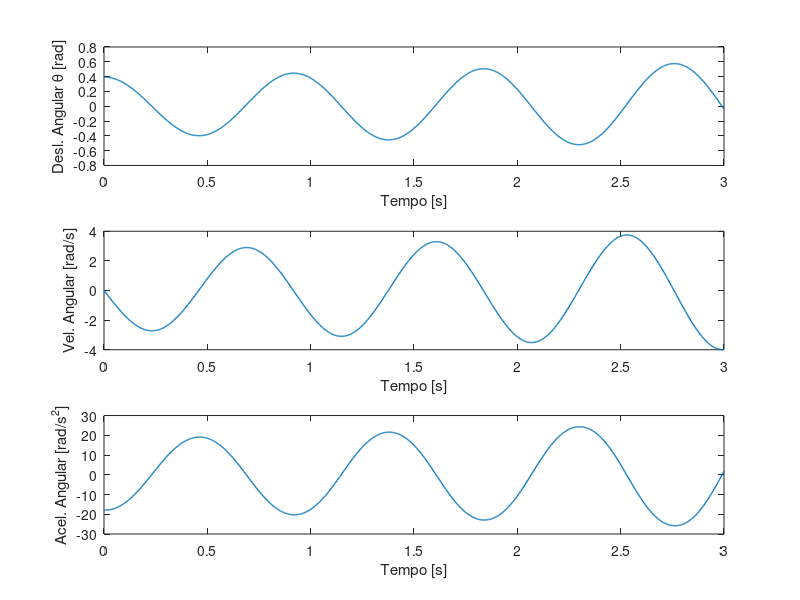
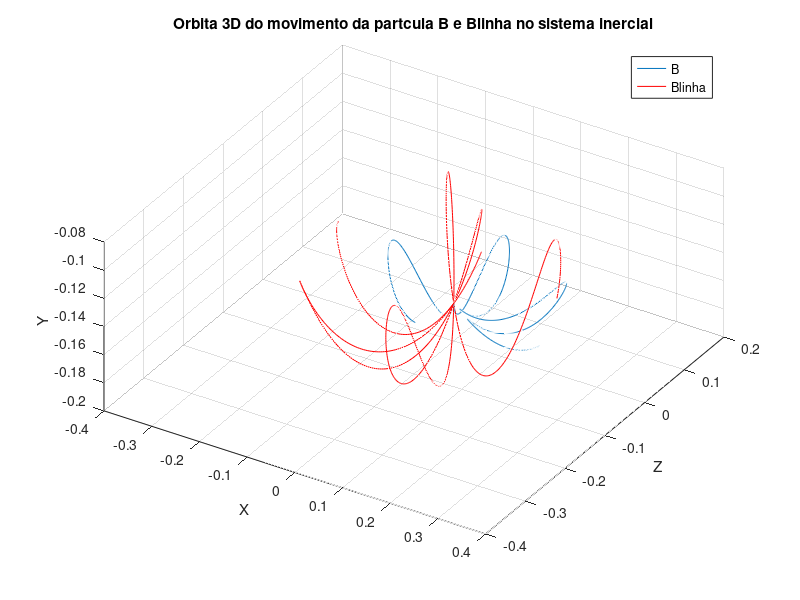

Recreate these plots in MATLAB, in order.
%%%%%%%%%%%%%%%%%%%%%%%%%%%%%%%%%%%%%%%%%%%%%%%%%%%%%%%%%%%%%%%%%%%%%%%%%%%
%  Anlise Dinmica de um sistema com duas rotaes consecutivas em torno
%  de eixos diferentes
%
% Autor: Samuel da Silva
% Data: 09/outubro/2010
%
%%%%%%%%%%%%%%%%%%%%%%%%%%%%%%%%%%%%%%%%%%%%%%%%%%%%%%%%%%%%%%%%%%%%%%%%%%%

clc;            % limpa a tela
clear;          % deleta todas as variveis na memria

%--------------------------------------------------------------------------
% Parmetros Geomtricos e Fsicos do Problema
%--------------------------------------------------------------------------

Xmin = -0.3;
Xmax = 0.3;
Ymin = -0.3;
Ymax = 0.3;
Zmin = -0.2;
Zmax = 0.2;

r = 0.1;        % Barra OA [m]
l = 0.2;        % Comprimento do fio AB [m] - sistema  simtrico
g = 9.8;        % Gravidade [m/s^2]
omega = -1;     % (negativo para ficar igual a P1) Rotao da base mvel B1 [rad/s]

N = 1000;                   % Numero de amostras temporais
T = 3;                      % Tempo da simulao [s]
deltaT = T/(N-1);           % Passo de integrao da equao do movimento
t = 0:deltaT:(N-1)*deltaT;  % Vetor tempo

Alpha = omega*t;       % Deslocamento angular Alpha [rad]

% Vetor posio OA na base mvel B1
B1r_OA  = [r 0 0]';

% Vetor posio AB na base mvel B2
B2r_AB = [0 -l 0]';

%--------------------------------------------------------------------------
% Equao do Movimento No-Linear na base mvel B2
%--------------------------------------------------------------------------

% Soluo da EDO usando aproximao em srie de Taylor de 1. ordem (Mtodo
% de Euler)

% Inicializando vetores de deslocamento, velocidade e acelerao angular
theta = zeros(N,1);
dottheta= zeros(N,1);
ddottheta = zeros(N,1);

% Condies iniciais
% Partcula B
theta(1) = pi/8;
dottheta(1) =0;
ddottheta(1) =  (r/l)*omega*omega*cos(theta(1)) + omega*omega*sin(theta(1))*cos(theta(1))-(g/l)*sin(theta(1));

% Partcula B'
theta1(1) = pi/4;
dottheta1(1) =0;
ddottheta1(1) =  (r/l)*omega*omega*cos(theta1(1)) + omega*omega*sin(theta1(1))*cos(theta1(1))-(g/l)*sin(theta1(1));

for i=2:N
    
    % Equao No-linear para partcula B:
    
    % Aproximao de theta(i) e dottheta(i) usando valores em i-1
    theta(i) = theta(i-1)+deltaT*dottheta(i-1);
    dottheta(i) = dottheta(i-1)+deltaT*ddottheta(i-1);
    
    % Aproximaa de ddottheta(i)
    ddottheta(i) = (r/l)*omega*omega*cos(theta(i-1)) + omega*omega*sin(theta(i-1))*cos(theta(i-1))-(g/l)*sin(theta(i-1));

    % Equao No-linear para partcula B':
    
    % Aproximao de theta(i) e dottheta(i) usando valores em i-1
    theta1(i) = theta1(i-1)+deltaT*dottheta1(i-1);
    dottheta1(i) = dottheta1(i-1)+deltaT*ddottheta1(i-1);
    
    % Aproximaa de ddottheta(i)
    ddottheta1(i) = (r/l)*omega*omega*cos(theta1(i-1)) + omega*omega*sin(theta1(i-1))*cos(theta1(i-1))-(g/l)*sin(theta1(i-1));
    
end

%--------------------------------------------------------------------------
% Representao da trajetria na base inercial

for i=1:N
    
    % Matriz de transformao de I para B1
    T_omega = [cos(Alpha(i))    0      -sin(Alpha(i));
               0                1           0;
               sin(Alpha(i))    0         cos(Alpha(i))];
    
    
    % Matriz de transformanao de B1 para B2
    T_theta = [cos(theta(i))     sin(theta(i))    0;
               -sin(theta(i))     cos(theta(i))   0;
               0                      0           1];

% Trajetria da massa B no sistema inercial
Ir_OB(:,i) = T_omega'*B1r_OA + T_omega'*T_theta'*B2r_AB;

%%%%%%%%%%%%%%%%%%%%%%%%%%%%%%%%%%%%%%%%%%%%%%%%%%%%%%%%%%%%%
 % Matriz de transformao de I para B1
    T_omega = [cos(Alpha(i))    0      -sin(Alpha(i));
               0                1           0;
               sin(Alpha(i))    0         cos(Alpha(i))];
    
    
    % Matriz de transformanao de B1 para B3
    T_theta1 = [cos(theta1(i))     sin(theta1(i))    0;
               -sin(theta1(i))     cos(theta1(i))   0;
               0                      0           1];

% Trajetria da massa B' no sistema inercial
Ir_OBl(:,i) = T_omega'*B1r_OA + T_omega'*T_theta1'*B2r_AB;

end

%--------------------------------------------------------------------------
% Anlise grfica dos resultados
%--------------------------------------------------------------------------

figure(1)
subplot(311)
plot(t,theta,'linewidth',1)
ylabel('Desl. Angular \theta [rad]');
xlabel('Tempo [s]');

subplot(312)
plot(t,dottheta,'linewidth',1)
ylabel('Vel. Angular [rad/s]');
xlabel('Tempo [s]');

subplot(313)
plot(t,ddottheta,'linewidth',1)
ylabel('Acel. Angular [rad/s^2]');
xlabel('Tempo [s]');

figure(2)
plot3(Ir_OB(1,:),Ir_OB(3,:),Ir_OB(2,:)); grid on; hold on
plot3(-Ir_OBl(1,:),-Ir_OBl(3,:),Ir_OBl(2,:),'r'); grid on
xlabel('X')
ylabel('Z')
zlabel('Y')
legend('B','Blinha')
AZ = 32; EL=54;
view(AZ,EL)
title('Orbita 3D do movimento da partcula B e Blinha no sistema inercial')

%--------------------------------------------------------------------------
% Animao da Orbita realizada pelas Parculas B e B'
%--------------------------------------------------------------------------

% Gravando filme da animao
%mov = avifile('centrifugo.avi')

%numframe = 40;  % numero de frames (quadros) usados na animao

%figure(4)

%for i=1:numframe 
   
 %   num = 20*i; % para controlar o tempo de cada quadro
    
    % Plota trajetria a ser executada por B:
  %  plot3(Ir_OB(1,:),Ir_OB(3,:),Ir_OB(2,:),'--k','linewidth',.5); hold on;
    
    % Plota trajetria a ser executada por B':
   % plot3(-Ir_OBl(1,:),-Ir_OBl(3,:),Ir_OBl(2,:),'--g','linewidth',.5); hold on;
    
    %%%%%%%%%%%%%%%%%%%%%%%%%%%%%%%%%%%%%%%%%%%%%%%%%%%%%%%%%%%%
    % plota a barra OA girando na base B1
    % Matriz de Transformao de I para B1
    %T1 = [cos(Alpha(num))    0      -sin(Alpha(num));
     %          0                1           0;
      %         sin(Alpha(num))    0         cos(Alpha(num))];
           
    % Matriz de transformanao de B1 para B2
    %T2 = [cos(theta(num))     sin(theta(num))    0;
     %          -sin(theta(num))     cos(theta(num))   0;
      %         0                      0           1];
           
    % Matriz de transformanao de B2 para B3
    %T2l = [cos(theta1(num))     sin(theta1(num))    0;
     %          -sin(theta1(num))     cos(theta1(num))   0;
      %         0                      0           1];   
                   
    % Coordenadas dos ns da Barra
    %index(1,:) = T1'*[0 0 0]';          % N 1
    %index(2,:) = T1'*B1r_OA;          % N 2
    
    %elemento(1,:) = [1 2];         % Elemento 1 entre n 1 e 2 (OA)
  %  elemento(2,:) = [2 3];         % Elemento 2 entre n 2 e 3 (AB)
   
   %     aux1 = elemento(1,1);
    %    aux2 = elemento(1,2);
     %   x1 = [index(aux1,1),index(aux1,2),index(aux1,3)];
      %  x2 = [index(aux2,1),index(aux2,2),index(aux2,3)];
       % OA = [x1 ;x2];
        
   % Coordenadas dos ns do fio
        %index(2,:) = T1'*B1r_OA;
        %index(3,:) = Ir_OB(:,num);

        %aux3 = elemento(2,1);
        %aux4 = elemento(2,2);
        %y1 = [index(aux3,1),index(aux3,2),index(aux3,3)];
        %y2 = [index(aux4,1),index(aux4,2),index(aux4,3)];
        %AB = [y1 ;y2];
       
        %plot3(OA(:,1),OA(:,3),OA(:,2),'LineStyle','-','Color','r'); hold on; grid on
        %plot3(AB(:,1),AB(:,3),AB(:,2),'LineStyle','-','Color','r'); hold on; grid on
        
    %%%%%%%%%%%%%%%%%%%
        % Coordenadas dos ns da Barra
    %index(1,:) = T1'*[0 0 0]';          % N 1
    %index(2,:) = T1'*B1r_OA;          % N 2
    
    %elemento(1,:) = [1 2];         % Elemento 1 entre n 1 e 2 (OA)
    %elemento(2,:) = [2 3];         % Elemento 2 entre n 2 e 3 (AB)
   
     %   aux1 = elemento(1,1);
      %  aux2 = elemento(1,2);
       % x1 = [index(aux1,1),index(aux1,2),index(aux1,3)];
        %x2 = [index(aux2,1),index(aux2,2),index(aux2,3)];
        %OA = [x1 ;x2];
        
   % Coordenadas dos ns do fio
        %index(2,:) = T1'*B1r_OA;
        %index(3,:) = Ir_OBl(:,num);

        %aux3 = elemento(2,1);
        %aux4 = elemento(2,2);
        %y1 = [index(aux3,1),index(aux3,2),index(aux3,3)];
        %y2 = [index(aux4,1),index(aux4,2),index(aux4,3)];
        %AB = [y1 ;y2];
        
        %plot3(-OA(:,1),-OA(:,3),OA(:,2),'LineStyle','-','Color','r'); hold on; grid on
        %plot3(-AB(:,1),-AB(:,3),AB(:,2),'LineStyle','-','Color','r'); hold on; grid on
 
    % Plota movimento da partcula B:
    %plot3(Ir_OB(1,num),Ir_OB(3,num),Ir_OB(2,num),'o','linewidth',2); 
    
    % Plota movimento da partcula B':
   % plot3(-Ir_OBl(1,num),-Ir_OBl(3,num),Ir_OBl(2,num),'o','linewidth',2);
    
    %axis([Xmin Xmax Ymin Ymax Zmin Zmax]);
    %xlabel('X')
    %ylabel('Z')
    %zlabel('Y')
    %AZ = 32; EL=54;
    %view(AZ,EL)
	%hold off
    
    %%%%%%%%%%%%%%%%%%%%%%%%%%%%%%%%%%%%%%%%%%%%%%%%%%%%%%%%%%%%
    
   % Traj(i) = getframe;
    %pause(.1)
    %mov = addframe(mov,Traj(i));         % Salva a animao em um arquivo AVI
    
%end

%mov = close(mov);


%--------------------------------------------------------------------------






